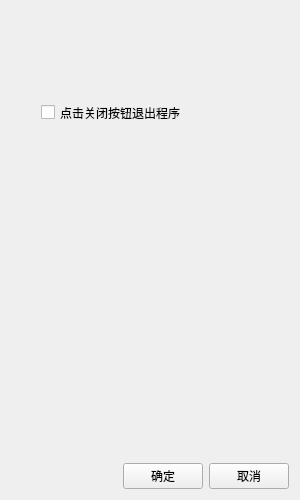
<?xml version="1.0" encoding="UTF-8"?>
<ui version="4.0">
 <class>OptionPage</class>
 <widget class="QWidget" name="OptionPage">
  <property name="geometry">
   <rect>
    <x>0</x>
    <y>0</y>
    <width>300</width>
    <height>500</height>
   </rect>
  </property>
  <property name="windowTitle">
   <string>Form</string>
  </property>
  <layout class="QGridLayout" name="gridLayout">
   <item row="0" column="0">
    <layout class="QVBoxLayout" name="verticalLayout">
     <item>
      <widget class="QWidget" name="head" native="true">
       <property name="minimumSize">
        <size>
         <width>0</width>
         <height>70</height>
        </size>
       </property>
       <property name="maximumSize">
        <size>
         <width>16777215</width>
         <height>70</height>
        </size>
       </property>
      </widget>
     </item>
     <item>
      <widget class="QWidget" name="body" native="true">
       <property name="minimumSize">
        <size>
         <width>0</width>
         <height>350</height>
        </size>
       </property>
       <widget class="QCheckBox" name="cbExitType">
        <property name="geometry">
         <rect>
          <x>30</x>
          <y>10</y>
          <width>201</width>
          <height>31</height>
         </rect>
        </property>
        <property name="text">
         <string>点击关闭按钮退出程序</string>
        </property>
       </widget>
      </widget>
     </item>
     <item>
      <layout class="QHBoxLayout" name="horizontalLayout">
       <item>
        <spacer name="horizontalSpacer">
         <property name="orientation">
          <enum>Qt::Horizontal</enum>
         </property>
         <property name="sizeHint" stdset="0">
          <size>
           <width>40</width>
           <height>20</height>
          </size>
         </property>
        </spacer>
       </item>
       <item>
        <widget class="QPushButton" name="btnOk">
         <property name="text">
          <string>确定</string>
         </property>
        </widget>
       </item>
       <item>
        <widget class="QPushButton" name="btnCancel">
         <property name="text">
          <string>取消</string>
         </property>
        </widget>
       </item>
      </layout>
     </item>
    </layout>
   </item>
  </layout>
 </widget>
 <resources/>
 <connections/>
</ui>
